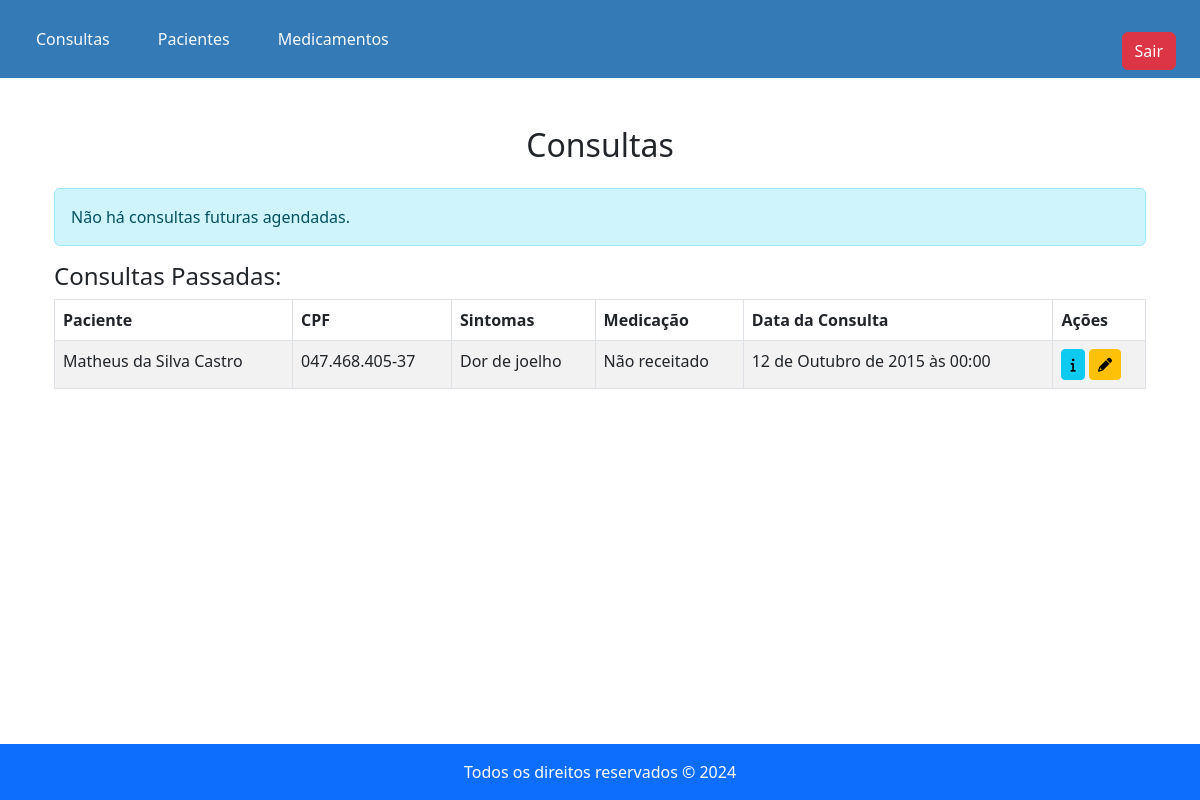
The app's page /agenda_medica/ (signed in), older data.
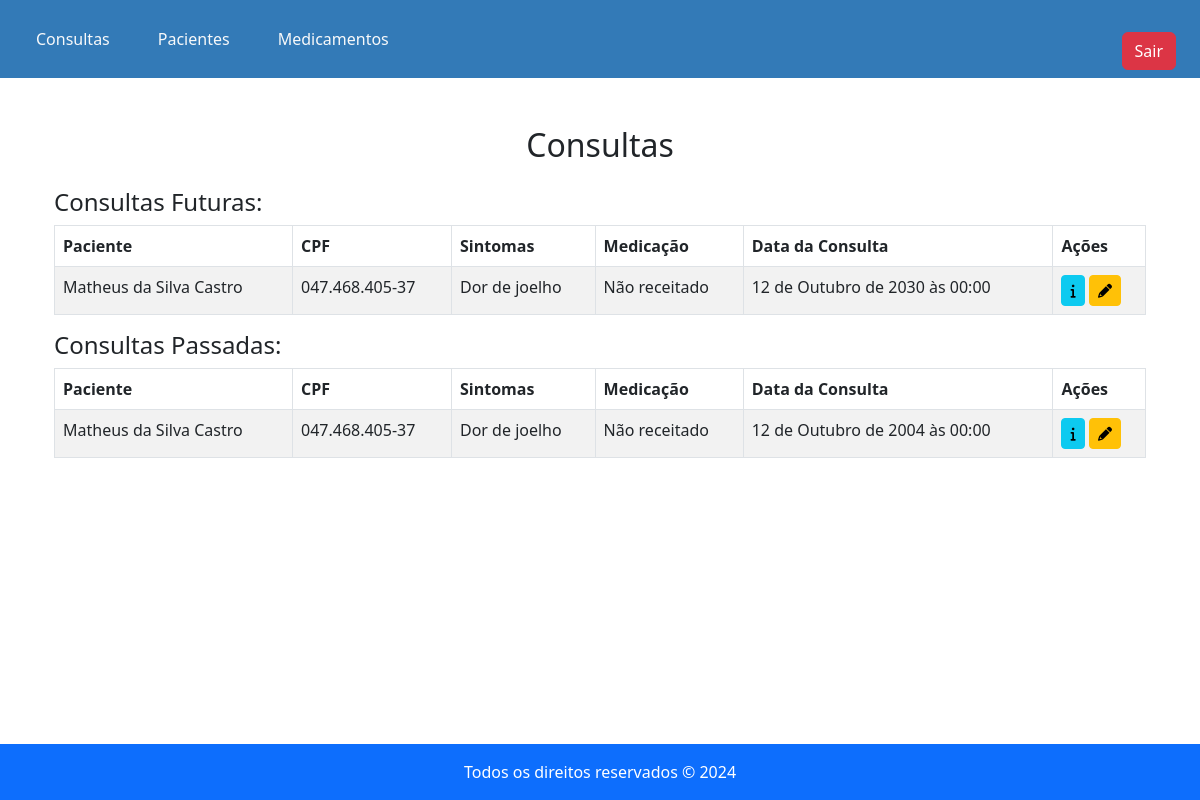
The same page, newer data.
### app1/models.py (models this page shows, shortened)
class Consulta(models.Model):
    estagio_consulta = models.CharField(max_length=12, choices=[('Agendada', 'Agendada'), ('Concluída', 'Concluída')], default='agendada')
    id_paciente = models.ForeignKey(Paciente, on_delete=models.PROTECT)
    id_enfermeiro = models.ForeignKey(Enfermeiro, on_delete=models.PROTECT)
    id_medico = models.ForeignKey(Médico, on_delete=models.PROTECT)
    id_medicação = models.ForeignKey(Remédio, on_delete=models.PROTECT, blank=True, null=True)
    sintoma = models.CharField(max_length=100, blank=False)
    data_consulta = models.DateTimeField()
    observacao = models.TextField(blank=True)
    diagnostico = models.TextField()

class Paciente(models.Model):
    class Situacao(models.TextChoices):
        ESTAVEL = 'Estável', 'Estável'
        MODERADO = 'Moderado', 'Moderado'
        GRAVE = 'Grave', 'Grave'
        CRÍTICO = 'Crítico', 'Crítico'
    class EstagioAtendimento(models.TextChoices):
        TRIAGEM = 'Triagem', 'Triagem'
        CONSULTA = 'Em Consulta', 'Em Consulta'
        ALTA = 'Alta', 'Alta'
    user = models.OneToOneField(User, on_delete=models.CASCADE, null=True, blank=True)
    nome = models.CharField(max_length=100, blank=False)
    sintoma = models.CharField(max_length=300, blank=False)
    situacao = models.CharField(max_length=12, choices=Situacao.choices, default=Situacao.ESTAVEL, blank=False)
    estado_consulta = models.CharField(max_length=12, choices=EstagioAtendimento.choices, default=EstagioAtendimento.TRIAGEM, blank=False)
    cpf = models.CharField(max_length=14, blank=False)
    data_nascimento = models.DateField(blank=False)
    endereco = models.CharField(max_length=250, blank=False)
    telefone = models.CharField(max_length=10, blank=False)
    telefone_familiar = models.CharField(max_length=10, blank=False)
    class Meta:
        constraints = [
            models.UniqueConstraint(fields=['cpf'], name='unique_paciente_cpf')
        ]

### app1/views.py (the view)
    def wrapper(request, *args, **kwargs):
        medico_id = request.session.get('medico_id')
        if not medico_id or not Médico.objects.filter(id=medico_id).exists():
            return redirect('/login_medico')
        return func(request, *args, **kwargs)

### app1/views.py (called while the page is built)
def check_login_medico(func):
    def wrapper(request, *args, **kwargs):
        medico_id = request.session.get('medico_id')
        if not medico_id or not Médico.objects.filter(id=medico_id).exists():
            return redirect('/login_medico')
        return func(request, *args, **kwargs)
    return wrapper

### app1/templates/medico/consultas/agenda_medica.html (shortened to what this page needs)
{% extends 'medico/base_medico.html' %}
{% block content %}
<!DOCTYPE html>
<html lang="pt-BR">
<head>
    <link href="https://cdn.jsdelivr.net/npm/bootstrap@5.3.0/dist/css/bootstrap.min.css" rel="stylesheet">
</head>
<body>
    <div class="container my-4">
        <h2 class="text-center mb-4">Consultas</h2>
        {% if consultas_futuras %}
            <h4>Consultas Futuras:</h4>
            <table class="table table-bordered table-striped">
                <thead>
                    <tr>
                        <th>Paciente</th>
                        <th>CPF</th>
                        <th>Sintomas</th>
                        <th>Medicação</th>
                        <th>Data da Consulta</th>
                        <th>Ações</th>
                    </tr>
                </thead>
                <tbody>
                    {% for consulta in consultas_futuras %}
                    <tr>
                        <td>{{ consulta.id_paciente.nome }}</td>
                        <td>{{ consulta.id_paciente.cpf }}</td>
                        <td>{{ consulta.sintoma }}</td>
                        <td>{{ consulta.id_medicação.nome | default:"Não receitado"}}</td>
                        <td>{{ consulta.data_consulta }}</td>
                        <td>
                            <a href="{% url 'detalhar_consulta_medico' consulta.id %}" class="btn btn-info btn-sm">
                                <i class="fa fa-info" aria-hidden="true"></i>
                              </a>
                            <a href="{% url 'editar_consulta_medico' consulta.id %}" class="btn btn-warning btn-sm">
                              <i class="fa fa-pencil" aria-hidden="true"></i>
                            </a>
                        </td>
                    </tr>
                    {% endfor %}
                </tbody>
            </table>
        {% else %}
            <p class="alert alert-info">Não há consultas futuras agendadas.</p>
        {% endif %}
        {% if consultas_passadas %}
            <h4>Consultas Passadas:</h4>
            <table class="table table-bordered table-striped">
                <thead>
                    <tr>
                        <th>Paciente</th>
                        <th>CPF</th>
                        <th>Sintomas</th>
                        <th>Medicação</th>
                        <th>Data da Consulta</th>
                        <th>Ações</th>
                    </tr>
                </thead>
                <tbody>
                    {% for consulta in consultas_passadas %}
                        <tr>
                            <td>{{ consulta.id_paciente.nome }}</td>
                            <td>{{ consulta.id_paciente.cpf }}</td>
                            <td>{{ consulta.sintoma }}</td>
                            <td>{{ consulta.id_medicação.nome | default:"Não receitado"}}</td>
                            <td>{{ consulta.data_consulta }}</td>
                            <td>
                                <a href="{% url 'detalhar_consulta_medico' consulta.id %}" class="btn btn-info btn-sm">
                                    <i class="fa fa-info" aria-hidden="true"></i>
                                  </a>
                                <a href="{% url 'editar_consulta_medico' consulta.id %}" class="btn btn-warning btn-sm">
                                  <i class="fa fa-pencil" aria-hidden="true"></i>
                                </a>
                            </td>
                        </tr>
                    {% endfor %}
                </tbody>
            </table>
        {% else %}
            <p class="alert alert-info">Não há consultas passadas registradas.</p>
        {% endif %}
    </div>
</body>
</html>
{% endblock %}

### app1/templates/medico/base_medico.html (shortened to what this page needs)
<!DOCTYPE html>
<html lang="pt-BR">
<head>
  <link href="https://cdn.jsdelivr.net/npm/bootstrap@5.3.0/dist/css/bootstrap.min.css" rel="stylesheet">
  <link rel="stylesheet" href="https://cdnjs.cloudflare.com/ajax/libs/font-awesome/6.0.0-beta3/css/all.min.css">
</head>
<body class="d-flex flex-column min-vh-100">
  <nav class="navbar navbar-expand-lg navbar-light" style="background-color: #337ab7;">
    <div class="container-fluid">
      <ul class="navbar-nav mx-auto">
        <li class="nav-item mx-3">
          <a class="nav-link text-light" href="/agenda_medica">Consultas</a>
        </li>
        <li class="nav-item mx-3">
          <a class="nav-link text-light" href="/lista_pacientes">Pacientes</a>
        </li>
        <li class="nav-item mx-3">
          <a class="nav-link text-light" href="/lista_remedios">Medicamentos</a>
        </li>
      </ul>
      <div class="container mt-4 text-end">
        <form action="{% url 'logout_paciente' %}" method="post">
          <button type="submit" class="btn btn-danger">Sair</button>
        </form>
      </div>
    </div>
  </nav>
  <div class="container my-4">
    {% block content %}
    {% endblock %}
  </div>
  <footer class="bg-primary text-white text-center py-3 mt-auto">
    Todos os direitos reservados &copy; 2024
  </footer>
</body>
</html>

Row changes from the older to the newer data that the page shows:
removed Consulta: id_paciente.nome "Matheus da Silva Castro", id_paciente.cpf "047.468.405-37", sintoma "Dor de joelho", id_medicação.nome "Não receitado", data_consulta "12 de Outubro de 2015 às 00:00", shown under "Consultas Passadas:"
added Consulta: id_paciente.nome "Matheus da Silva Castro", id_paciente.cpf "047.468.405-37", sintoma "Dor de joelho", id_medicação.nome "Não receitado", data_consulta "12 de Outubro de 2030 às 00:00", shown under "Consultas Futuras:"
added Consulta: id_paciente.nome "Matheus da Silva Castro", id_paciente.cpf "047.468.405-37", sintoma "Dor de joelho", id_medicação.nome "Não receitado", data_consulta "12 de Outubro de 2004 às 00:00", shown under "Consultas Passadas:"
Text that changed along with them:
text no longer shown: "Não há consultas futuras agendadas."
text now shown: "Consultas Futuras: Paciente CPF Sintomas Medicação Data da Consulta Ações"
